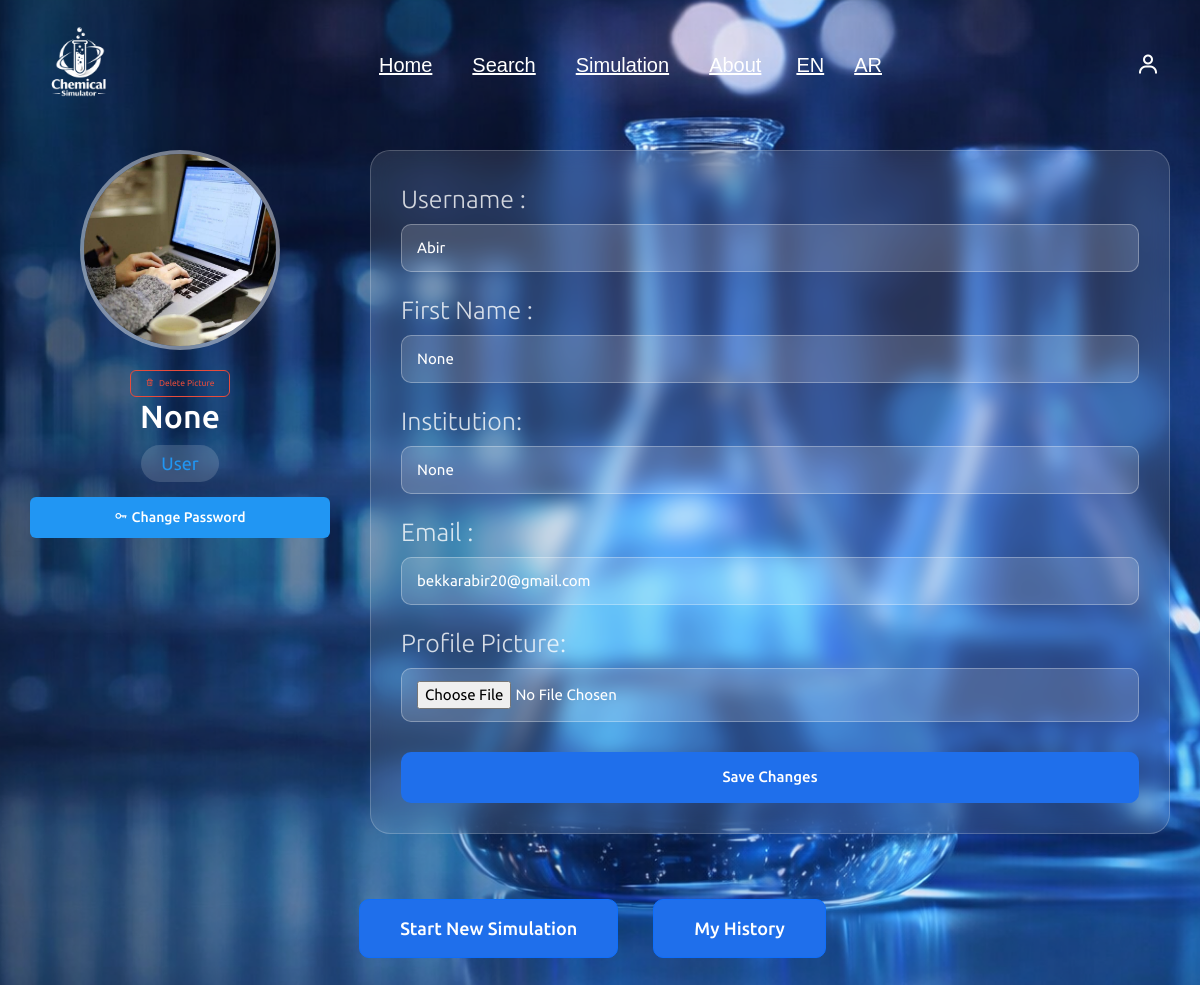
Page /profile (signed in) on the committed database.
### tables this page shows
CREATE TABLE user (
        id INTEGER PRIMARY KEY AUTOINCREMENT,
        username TEXT NOT NULL,
        email TEXT UNIQUE NOT NULL,
        password TEXT NOT NULL,
        role TEXT CHECK(role IN ('admin', 'user')) NOT NULL
    , avatar TEXT DEFAULT 'default.png', first_name TEXT, institution  TEXT);

### app.py (the view)
@app.route('/profile')
def profile():
    user_id = session.get("user_id")
    if not user_id:
        return redirect(url_for("login.login"))
    db = get_db()
    cursor = db.cursor()
    cursor.execute("SELECT * FROM user WHERE id = ?", (user_id,))
    user = cursor.fetchone()
    db.close()
    if not user:
        flash("User not found")
        return redirect(url_for("login.login"))
    return render_template("profile/profile.html", user=user)

### app.py (called while the page is built)
def get_locale():
    return session.get('lang', 'en')

@app.before_request
def set_language():
    lang = request.args.get('lang')
    if lang:
        session['lang'] = lang

@app.context_processor
def inject_globals():
    return dict(get_locale=get_locale)

@app.context_processor
def inject_notifications():
    conn = sqlite3.connect('database/chemical.db')
    c = conn.cursor()
    c.execute("SELECT COUNT(*) FROM pending_reactions WHERE status='pending'")
    count = c.fetchone()[0]
    conn.close()
    return dict(pending_count=count)

### database/db.py (called while the page is built)
def get_db():
    if "db" not in g:
        g.db = sqlite3.connect(DB_PATH)
        g.db.row_factory = sqlite3.Row
    return g.db

### templates/profile/profile.html (shortened to what this page needs)
{% extends "base.html" %}
{% block content %}
<link href="https://unpkg.com/boxicons@2.1.4/css/boxicons.min.css" rel="stylesheet"/>
<link rel="stylesheet" href="{{ url_for('static', filename='css/profile.css') }}"/>
<div class="overlay">
    <div class="profile-section">
        <div class="profile-card">
            <div class="avatar-large">
                {% if user and user.avatar %}
                    <img src="{{ url_for('static', filename='uploads/' + user.avatar) }}" alt="Avatar"/>
                {% else %}
                    <i class="bx bx-user"></i>
                {% endif %}
            </div>
            {% if user and user.avatar %}
            <form action="{{ url_for('delete_avatar') }}" method="POST" style="margin-top: 8px;">
                <button type="submit" class="btn-delete-avatar">
                    <i class='bx bx-trash'></i>{{ _('Delete Picture') }}
                </button>
            </form>
            {% endif %}
            <h2 class="profile-name">
    {{ user.first_name if user else '' }}
</h2>
            <span class="profile-role">
                {% if user and user.role == 'admin' %}
                    <span class="admin-color">{{ _('Admin') }}</span>
                {% else %}
                    <span class="user-color">{{ _('User') }}</span>
                {% endif %}
            </span>
            <button type="button" class="btn-change-password" onclick="openPasswordModal()">
                <i class='bx bx-key'></i> {{ _('Change Password') }}
            </button>
        </div>
        <div class="edit-profile">
            <form action="{{ url_for('update_profile') }}" method="POST" enctype="multipart/form-data">
                <div class="form-group">
                    <label>{{ _('Username') }} :</label>
                    <input type="text" id="username" name="username"
                           placeholder="Username"
                           value="{{ user.username if user else '' }}">
                </div>
                <div class="form-group">
    <label>{{ _('First Name ') }}:</label>
    <input type="text"
           id="first_name"
           name="first_name"
           placeholder="First name"
           value="{{ user.first_name if user else '' }}">
</div>
                <div class="form-group">
    <label>{{ _('Institution') }}:</label>
    <input type="text"
           id="institution"
           name="institution"
           placeholder="Institution name"
           value="{{ user.institution if user else '' }}">
</div>
                <div class="form-group">
                    <label>{{ _('Email') }} :</label>
                    <input type="email" id="email" name="email"
                           placeholder="example@gmail.com"
                           value="{{ user.email if user else '' }}">
                </div>
                <div class="form-group">
                    <label for="avatar">{{ _('Profile Picture') }}:</label>
                    <input type="file" id="avatar" name="avatar" accept="image/*">
                </div>
                <div class="form-actions">
                    <button type="submit" class="btn-save">{{ _('Save Changes') }}</button>
                </div>
            </form>
        </div>
    </div>
    <div class="actions">
        <a href="{{ url_for('simulation.simulation_page') }}" class="btn btn-primary">{{ _('Start New Simulation') }}</a>
        <a href="{{ url_for('simulation.simulation_history') }}" class="btn btn-primary">{{ _('My History') }}</a>
    </div>
</div>
{% endblock %}

### static/css/style.css (style rules this page uses)
* { padding: 0; margin: 0; box-sizing: border-box; font-family: "Lucida Sans", "Lucida Sans Regular", "Lucida Grande", "Lucida Sans Unicode", Geneva, Verdana, sans-serif; outline: none; border: none; text-decoration: none; text-transform: capitalize; transition: 0.2s linear; }
html { font-size: 62.5%; scroll-behavior: smooth; overflow-x: hidden; }
.btn { display: inline-block; margin-top: 15px; margin-right: 15px; padding: 1rem 2.5rem; font-size: 1.6rem; background: #1f4ed8; color: white; }

### static/css/login.css (style rules this page uses)
* { margin: 0; padding: 0; box-sizing: border-box; font-family: "Lucida Sans", "Lucida Sans Regular", "Lucida Grande", "Lucida Sans Unicode", Geneva, Verdana, sans-serif; }
body { display: flex; justify-content: center; align-items: flex-start; min-height: 100vh; padding-top: 120px; background: url("../img/img1.png") no-repeat; background-size: cover; background-position: center; }
input[type="email"], input[type="text"], input[type="password"] { text-transform: none !important; }

### static/css/profile.css (style rules this page uses)
* { margin: 0; padding: 0; box-sizing: border-box; font-family: "Ubuntu", sans-serif; }
body { min-height: 100vh; background: url("/static/img/img1.png") no-repeat center/cover fixed; display: flex; justify-content: center; align-items: center; }
.overlay { width: 100%; max-width: 1200px; margin: 0 auto; padding: 30px; display: flex; flex-direction: column; gap: 30px; }
.profile-section { display: flex; gap: 40px; align-items: flex-start; }
.profile-card { flex: 0 0 300px; text-align: center; color: #fff; }
.avatar-large { width: 200px; height: 200px; margin: 0 auto 20px; border-radius: 50%; overflow: hidden; display: flex; align-items: center; justify-content: center; background: rgba(255, 255, 255, 0.2); backdrop-filter: blur(10px); border: 4px solid rgba(255, 255, 255, 0.3); }
.avatar-large img { width: 100%; height: 100%; object-fit: cover; }
.profile-name { font-size: 32px; margin-bottom: 10px; font-weight: 500; }
.profile-role { font-size: 18px; color: rgba(255, 255, 255, 0.8); background: rgba(255, 255, 255, 0.15); display: inline-block; padding: 5px 20px; border-radius: 20px; backdrop-filter: blur(5px); }
.edit-profile { flex: 1; padding: 30px; border-radius: 20px; background: rgba(255, 255, 255, 0.1); backdrop-filter: blur(10px); border: 1px solid rgba(255, 255, 255, 0.2); }
.form-group { margin-bottom: 20px; }
.form-group label { display: block; color: rgba(255, 255, 255, 0.8); margin-bottom: 5px; font-weight: 300; font-size: 25px; }
.form-group input, .form-group select { width: 100%; padding: 12px 15px; border-radius: 10px; color: #fff; outline: none; border: 1px solid rgba(255, 255, 255, 0.3); background: rgba(255, 255, 255, 0.15); font-size: 15px; }
.form-group input::placeholder { color: rgba(255, 255, 255, 0.5); }
.form-actions { display: flex; gap: 15px; margin-top: 30px; }
.btn-save, .btn-logout, .btn-delete { flex: 1; padding: 14px; border-radius: 10px; font-weight: 500; cursor: pointer; display: flex; align-items: center; justify-content: center; transition: all 0.3s; border: none; }
.btn-save { background: #1f6feb; color: #fff; font-size: 15px; }
.actions { display: flex; justify-content: center; gap: 20px; margin-top: 20px; }
.btn { padding: 15px 40px; border-radius: 10px; font-size: 18px; font-weight: 500; display: inline-flex; align-items: center; gap: 10px; text-decoration: none; transition: all 0.3s; }
.btn-primary { background: #1f6feb; color: #fff; }
.user-color { color: #2196F3; }
.btn-delete-avatar { background: transparent; border: 1px solid #e74c3c; color: #e74c3c; padding: 6px 14px; border-radius: 6px; cursor: pointer; font-size: 0.85rem; display: inline-flex; align-items: center; gap: 5px; transition: all 0.2s; }
.btn-change-password { margin-top: 15px; padding: 10px 20px; background-color: #2196F3; color: white; border: none; border-radius: 6px; cursor: pointer; font-size: 14px; width: 100%; font-weight: 500; transition: background-color 0.3s; }
* { box-sizing: border-box; }

### rows in the picture
user: avatar (picture), username "Abir", email "bekkarabir20@gmail.com"

### other values in the picture
{{ user.first_name if user else '' }} "None"
